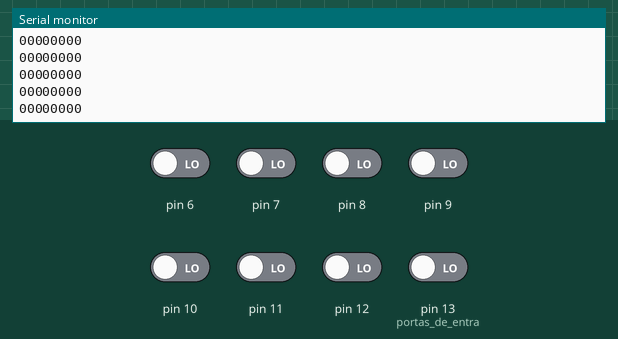
Simulated run of this sketch. Board: Arduino Uno, built with avr-gcc and run on an emulated ATmega328P. On the bench: the last lines printed to the serial monitor. The inputs (shaded band) are chosen by the test bench; at power-on: pin 6–12, pin 13 (portas_de_entra) LOW.

Above: at 1.2 s.
1.3 s: pin 6 driven HIGH
At 1.32 s:
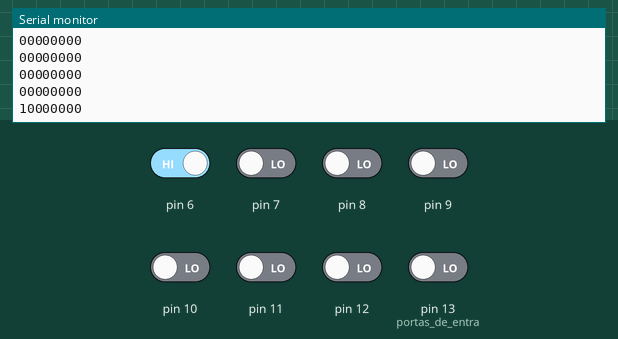
2.8 s: pin 7 driven HIGH
At 2.84 s:
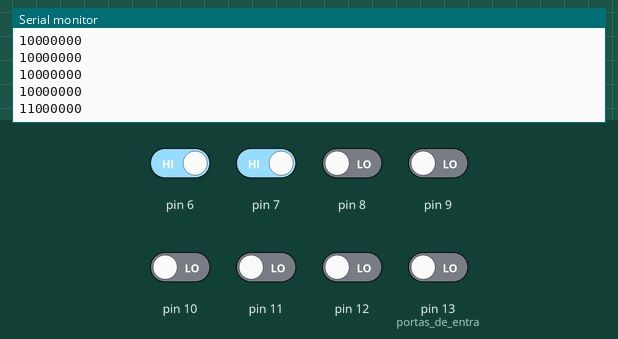
4.3 s: pin 8 driven HIGH
At 4.35 s:
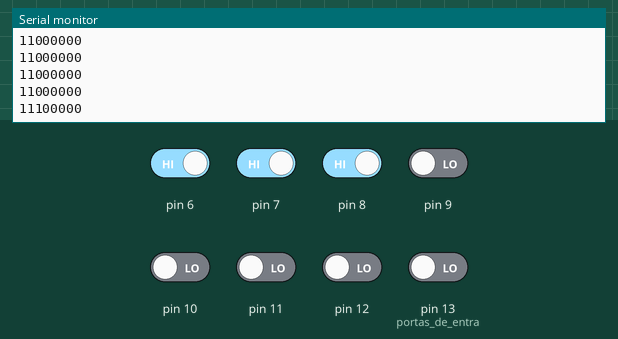
5.8 s: pin 9 driven HIGH
At 5.87 s:
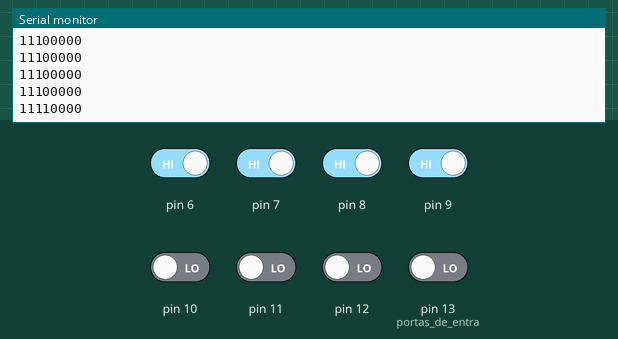
7.3 s: pin 10 driven HIGH
At 7.39 s:
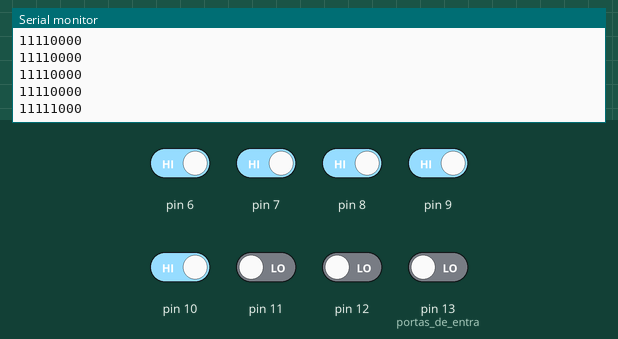
8.8 s: pin 11 driven HIGH
At 8.9 s:
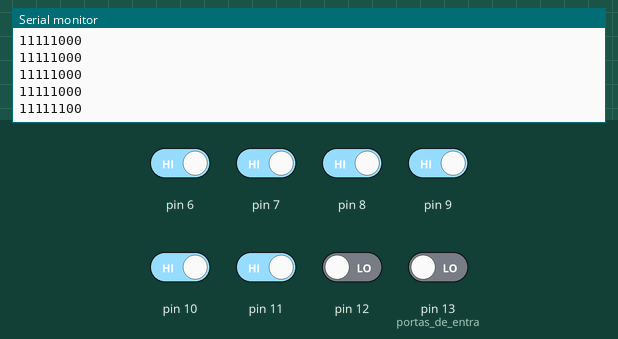
Timing chart, 0 to 11.3 s (numbered marks = the images above; inputs shaded):
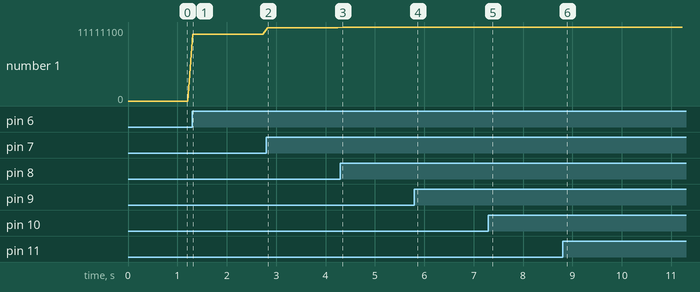

Measured:
- after the input at 1.3 s, the serial monitor: prints a new line at once (image 1)
- after the input at 2.8 s, the serial monitor: prints a new line at once (image 2)
- after the input at 4.3 s, the serial monitor: prints a new line after 0.05 s (image 3)
- after the input at 5.8 s, the serial monitor: prints a new line after 0.07 s (image 4)
- after the input at 7.3 s, the serial monitor: prints a new line after 0.08 s (image 5)
- after the input at 8.8 s, the serial monitor: prints a new line after 0.10 s (image 6)
- plotted number 1: 0 → 10000000 after the input at 1.3 s, 10000000 → 11000000 after the input at 2.8 s, 11000000 → 11100000 after the input at 4.3 s, 11100000 → 11110000 after the input at 5.8 s, 11110000 → 11111000 after the input at 7.3 s

The sketch:

PDS.ino
```cpp
String srl;
void setup() {
  pinMode(13, INPUT); // portas de entra
  pinMode(12, INPUT);
  pinMode(11, INPUT);
  pinMode(10, INPUT);
  pinMode(9, INPUT);
  pinMode(8, INPUT);
  pinMode(7, INPUT);
  pinMode(6, INPUT);
  Serial.begin(9600); // velocidade da porta serial
}

void loop() {
srl = ""; // limpa a string srl a cada leitura do conversor ad
for(int i=6; i<=13; i++){
  srl =  String(srl + digitalRead(i));
 }
Serial.println(srl); // envia a string com os valores do ad pela serial
delay(100); // espera 100 milisegundos por conta do delay de envio da porta serial
}
```
